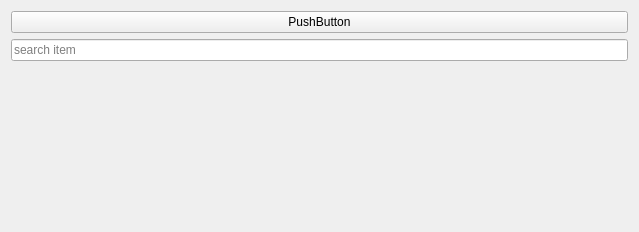
<?xml version="1.0" encoding="UTF-8"?>
<ui version="4.0">
 <class>Form</class>
 <widget class="QWidget" name="Form">
  <property name="geometry">
   <rect>
    <x>0</x>
    <y>0</y>
    <width>639</width>
    <height>232</height>
   </rect>
  </property>
  <property name="windowTitle">
   <string>Form</string>
  </property>
  <layout class="QVBoxLayout" name="verticalLayout">
   <item>
    <layout class="QHBoxLayout" name="horizontalLayout">
     <item>
      <widget class="QPushButton" name="btn_Class">
       <property name="minimumSize">
        <size>
         <width>300</width>
         <height>0</height>
        </size>
       </property>
       <property name="text">
        <string>PushButton</string>
       </property>
      </widget>
     </item>
    </layout>
   </item>
   <item>
    <layout class="QVBoxLayout" name="verticalLayout_2">
     <item>
      <widget class="QLineEdit" name="lineEditSearchBar">
       <property name="placeholderText">
        <string>search item</string>
       </property>
      </widget>
     </item>
     <item>
      <widget class="QWidget" name="widgetContent" native="true">
       <property name="sizePolicy">
        <sizepolicy hsizetype="Maximum" vsizetype="Expanding">
         <horstretch>0</horstretch>
         <verstretch>0</verstretch>
        </sizepolicy>
       </property>
       <layout class="QHBoxLayout" name="horizontalLayout_2">
        <item>
         <layout class="QVBoxLayout" name="vl_01"/>
        </item>
        <item>
         <spacer name="horizontalSpacer_2">
          <property name="orientation">
           <enum>Qt::Horizontal</enum>
          </property>
          <property name="sizeHint" stdset="0">
           <size>
            <width>40</width>
            <height>1</height>
           </size>
          </property>
         </spacer>
        </item>
        <item>
         <layout class="QVBoxLayout" name="vl_02"/>
        </item>
        <item>
         <spacer name="horizontalSpacer_3">
          <property name="orientation">
           <enum>Qt::Horizontal</enum>
          </property>
          <property name="sizeHint" stdset="0">
           <size>
            <width>40</width>
            <height>1</height>
           </size>
          </property>
         </spacer>
        </item>
        <item>
         <layout class="QVBoxLayout" name="vl_03"/>
        </item>
       </layout>
      </widget>
     </item>
    </layout>
   </item>
  </layout>
 </widget>
 <resources/>
 <connections/>
</ui>
